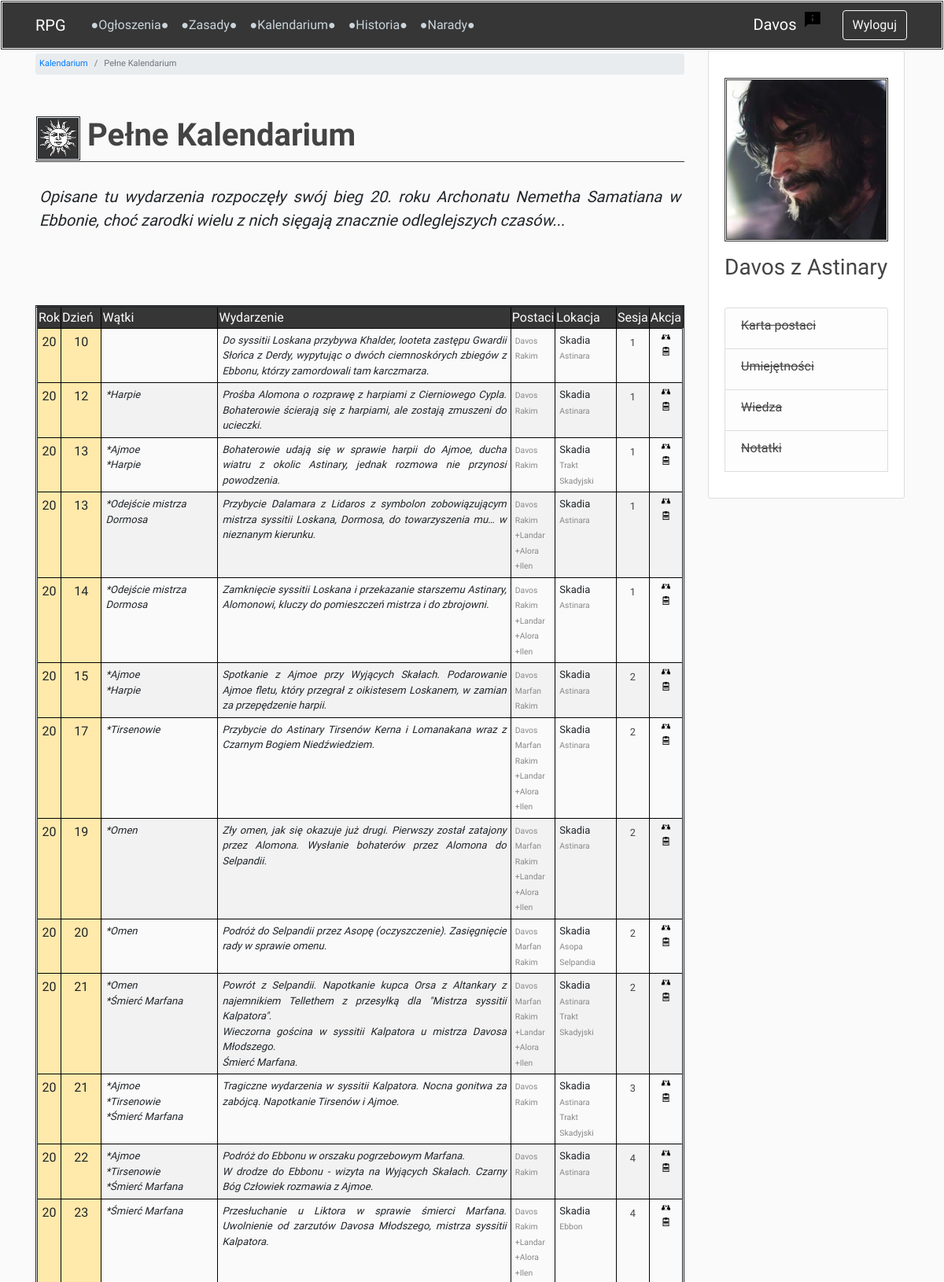
The app's page /timeline/timeline-events/ (signed in, upper part) with its own data.
### users/models.py (models this page shows, shortened)
class Profile(models.Model):
    user = models.OneToOneField(User, on_delete=models.CASCADE)
    image = models.ImageField(default='profile_pics/default_profile.jpg', upload_to='profile_pics')
    character_name = models.CharField(max_length=50, default='')
    character_status = models.CharField(max_length=20, choices=STATUS, default='npc')
    class Meta:
        ordering = ['character_status', 'character_name']

### timeline/models.py (models this page shows, shortened)
class Event(models.Model):
    game_no = models.ForeignKey(GameSession, related_name='events', blank=True, null=True, on_delete=models.PROTECT)
    year = models.IntegerField()
    season = models.CharField(max_length=10, choices=SEASONS)
    day_start = models.PositiveSmallIntegerField(validators=[MinValueValidator(1), MaxValueValidator(90)])
    day_end = models.PositiveSmallIntegerField(blank=True, null=True,
                                               validators=[MinValueValidator(1), MaxValueValidator(90)])
    threads = models.ManyToManyField(Thread, related_name='events', blank=True)
    description = models.TextField(max_length=4000)
    participants = models.ManyToManyField(Profile,
                                          related_name='events_participated',
                                          limit_choices_to=
                                          Q(character_status='active_player') |
                                          Q(character_status='inactive_player') |
                                          Q(character_status='dead_player'),
                                          blank=True)
    informed = models.ManyToManyField(Profile,
                                      related_name='events_informed',
                                      limit_choices_to=
                                      Q(character_status='active_player') |
                                      Q(character_status='inactive_player'),
                                      blank=True)
    general_location = models.ForeignKey(GeneralLocation, null=True, on_delete=models.SET_NULL)
    specific_locations = models.ManyToManyField(SpecificLocation, related_name='events')
    class Meta:
        ordering = ['year', 'season', 'day_start', 'day_end', 'description', 'game_no']

class GeneralLocation(models.Model):
    name = models.CharField(max_length=100)
    def __str__(self):
        return self.name
    class Meta:
        ordering = ['name']

class SpecificLocation(models.Model):
    name = models.CharField(max_length=100)
    general_location = models.ForeignKey(GeneralLocation, related_name='specific_locations', on_delete=models.PROTECT)
    def __str__(self):
        return self.name
    class Meta:
        ordering = ['name']

class GameSession(models.Model):
    game_no = models.IntegerField(null=True)
    title = models.CharField(max_length=200, blank=True, null=True)
    date = models.DateField(blank=True, null=True)
    class Meta:
        ordering = ['game_no']

class Thread(models.Model):
    name = models.CharField(max_length=200)
    def __str__(self):
        return self.name
    class Meta:
        ordering = ['name']

### timeline/views.py (the view)
# urls.py: path('timeline-events/', timeline_events_view, name='timeline-events'),
@login_required
def timeline_events_view(request):
    if request.user.profile in Profile.objects.filter(character_status='gm'):
        queryset = Event.objects.all()
    else:
        participated_qs = Profile.objects.get(user=request.user).events_participated.all()
        informed_qs = Profile.objects.get(user=request.user).events_informed.all()
        queryset = (participated_qs | informed_qs).distinct()
    context = {
        'page_title': 'Pełne Kalendarium',
        'header': 'Opisane tu wydarzenia rozpoczęły swój bieg 20. roku Archonatu Nemetha Samatiana w Ebbonie, '
                  'choć zarodki wielu z nich sięgają znacznie odleglejszych czasów...',
        'queryset': queryset,
        'seasons_with_styles_dict': SEASONS_WITH_STYLES_DICT,
    }
    return render(request, 'timeline/timeline_events.html', context)

### forum/templatetags/custom_filters.py (called while the page is built)
@register.filter
def dict_lookup(dict_, index):
    if index in dict_:
        return dict_[index]
    return ''

@register.filter
def get_first_word(text):
    return text.split(' ', 1)[0]

### timeline/templates/timeline/timeline_events.html (shortened to what this page needs)
{% extends 'base.html' %}
{% load custom_filters %}
{% load static %}
{% block breadcrumb %}
    <li class="breadcrumb-item"><a href="{% url 'timeline-main' %}">Kalendarium</a></li>
    <li class="breadcrumb-item active">{{ page_title }}</li>
{% endblock breadcrumb %}
{% block content %}
    <br>
    <p>{{ header }}</p>
    <br><br><br>
    <table class="timeline" data-search="true" data-toggle="table">
        <colgroup>
            <col class="year">
            <col class="day">
            <col class="thread">
            <col class="description">
            <col class="participants">
            <col class="locations">
            <col class="game">
            <col class="actions">
        </colgroup>
        <thead>
            <tr>
                <th>Rok</th>
                <th>Dzień</th>
                <th>Wątki</th>
                <th>Wydarzenie</th>
                <th>Postaci</th>
                <th>Lokacja</th>
                <th>Sesja</th>
                <th>Akcja</th>
            </tr>
        </thead>
        <tbody>
        {% for event in queryset %}
            <tr>
                <td class="center align-top {{ seasons_with_styles_dict|dict_lookup:event.season }}">
                    <a class="hover-pointer">{{ event.year }}</a>
                </td>
                <td class="center align-top {{ seasons_with_styles_dict|dict_lookup:event.season }}">
                    {% if event.day_end %}
                        {{ event.day_start }}-{{ event.day_end }}
                    {% else %}
                        {{ event.day_start }}
                    {% endif %}
                </td>
                <td class="timeline-event align-top">
                    {% for thread in event.threads.all %}
                        <a class="hover-pointer">*{{ thread }}</a><br>
                    {% endfor %}
                </td>
                <td class="timeline-event justify align-top">
                    {{ event.description|linebreaksbr }}
                </td>
                <td class="timeline-small align-top">
                    {% for profile in event.participants.all %}
                        <a class="hover-pointer"><small>{{ profile.character_name|get_first_word }}</small></a><br>
                    {% endfor %}
                    {% for profile in event.informed.all %}
                        <a class="hover-pointer"><small>+{{ profile.character_name|get_first_word }}</small></a><br>
                    {% endfor %}
                </td>
                <td class="timeline-small align-top">
                    <a class="hover-pointer">{{ event.general_location }}</a><br>
                    {% for location in event.specific_locations.all %}
                        <a class="hover-pointer"><small>{{ location }}</small></a><br>
                    {% endfor %}
                </td>
                <td class="center align-top unblue">
                    {% if event.game_no.game_no > 0 %}
                        <small><a href="{% url 'chronicles-one-chapter' event.game_no.id %}">{{ event.game_no.game_no }}</a></small>
                    {% else %}
                        <small><a href="{% url 'chronicles-one-chapter' event.game_no.id %}">0</a></small>
                    {% endif %}
                </td>
                <td class="align-top">
                    <h6><a href="{% url 'add-informed' event.id %}"><img src="{% static 'img/inform.png' %}" class="small-img"></a></h6>
                    <h6><a href="{% url 'event-note' event.id %}"><img src="{% static 'img/note.png' %}" class="small-img"></a></h6>
                </td>
            </tr>
        {% endfor %}
        </tbody>
    </table>
    <br>
{% endblock content %}

### templates/navbar.html (shortened to what this page needs)
{% load custom_filters %}
{% load static %}
<header class="site-header">
    <nav class="navbar navbar-expand-md navbar-dark bg-navbar fixed-top">
        <div class="container">
            <span class="navbar-brand mr-4">RPG</span>
            <div class="collapse navbar-collapse" id="navbarSupportedContent">
                <div class="navbar-nav mr-auto">
                    <a class="nav-item nav-link " href="{% url 'news-list' %}">●Ogłoszenia●</a>
                    <a class="nav-item nav-link" href="{% url 'rules-main' %}">●Zasady●</a>
                    <a class="nav-item nav-link" href="{% url 'timeline-main' %}">●Kalendarium●</a>
                    <a class="nav-item nav-link" href="{% url 'chronicles-chapters' %}">●Historia●</a>
                    <a class="nav-item nav-link" href="{% url 'forum' %}">●Narady●</a>
                </div>
                <div class="navbar-nav">
                    {% if user.is_authenticated %}
                        {% if user.profile.character_name != '' %}
                            <a class="navbar-brand mr-2" href="/users/profile">{{ user.profile.character_name|get_first_word }}</a>
                            <a href="{% url 'report' %}"><img src="{% static 'img/report.png' %}" class="mr-4"></a>
                        {% else %}
                            <a class="navbar-brand mr-2" href="/users/profile">Uzupełnij profil</a>
                        {% endif %}
                        <a class="btn btn-outline-light btn-space" href="{% url 'logout' %}">Wyloguj</a>
                    {% else %}
                        <a class="btn btn-outline-light btn-space" href="{% url 'register' %}">Nowa postać</a>
                    {% endif %}
                </div>
            </div>
        </div>
    </nav>
</header>

### templates/sidebar.html (shortened to what this page needs)
{% if user.is_authenticated %}
<div class="col-md-3">
    <div class="content-section-sidebar">
        <br>
        <img class="account-img-sidebar border-double" src="{{ user.profile.image.url }}">
        <h3>{{ user.profile.character_name }}</h3>
        <p class='text-muted'></p>
        <ul class="list-group hover-pointer">
            <li class="list-group-item list-group-item-light" data-toggle="collapse" data-target="#character_sheet"><h6><strike>Karta postaci</strike></h6></li>
            <li class="list-group-item list-group-item-light" data-toggle="collapse" data-target="#skills"><h6><strike>Umiejętności</strike></h6></li>
            <li class="list-group-item list-group-item-light" data-toggle="collapse" data-target="#knowledge"><h6><strike>Wiedza</strike></h6></li>
            <li class="list-group-item list-group-item-light" data-toggle="collapse" data-target="#notes"><h6><strike>Notatki</strike></h6></li>
        </ul>
        <br>
    </div>
</div>
{% endif %}

### static/css/main.css (style rules this page uses)
body { background: #fafafa; margin-top: 4rem; }
h1, h2, h3, h4, h5, h6 { color: #444444; }
.bg-navbar { background-color: #363636; }
.site-header .navbar-nav .nav-link { color: #cbd5db; }
nav.navbar { border: double; border-color: white; }
.content-section-sidebar { width: 250px; background: #ffffff; padding: 10px 20px; border: 1px solid #dddddd; border-radius: 3px; margin-bottom: 20px; color: #363636; }
.account-img-sidebar { display: block; height: auto; width: 100%; margin-right: 20px; margin-bottom: 16px; }
* { font-family: 'IM Fell Great Primer', serif; }
.border-double { border-style: double; }
.btn-space { margin: 2px; }
.justify { text-align: justify; }
.posts-and-news td, p { font-size: 20px; font-style: italic; vertical-align: top; padding: 5px; text-align: justify; }
small { color: #888; }
.forum tr:nth-child(even), .timeline tr:nth-child(even), .create-event tr:nth-child(even) { background-color: #f2f2f2; }
.unblue a { color: #444444; }
.timeline .year { %; }
.timeline .day { width: %; }
.timeline .thread { width: 18%; }
.timeline .description { width: %; }
.timeline .participants { width: 5%; }
.timeline .locations { width: %; }
.timeline .game { width: %; }
.timeline .actions { width: 5%; }
.small-img { display: block; height: auto; margin-left: auto; margin-right: auto; text-align: center; }
.timeline .small-img { width: 35%; }
table.timeline { border: double; }
.timeline-event { font-style: italic; font-size: 13px; }
.timeline-small { font-size: 13px; }
.timeline thead { background-color: #363636; color: #ffffff; }
.timeline th { border: 1px solid black; font-weight: normal; }
.timeline td { border: 1px solid black; padding: 5px; }
td.center { text-align: center; }
td img { display: block; margin-left: auto; margin-right: auto; }
td.season-summer { background-color: #ffe9ab }

### records on screen
Event: year "20", day_start "10", description "Do syssitii Loskana przybywa Khalder, looteta zastępu Gwardii Słońca z Derdy, wypytując o dwóch ciemnoskórych zbiegów z Ebbonu, którzy zamordowali tam karczmarza.", general_location "Skadia", game_no.game_no "1"
Profile: character_name|get_first_word "Davos"
Profile: character_name|get_first_word "Rakim"
SpecificLocation: name "Astinara"
Event: year "20", day_start "12", description "Prośba Alomona o rozprawę z harpiami z Cierniowego Cypla. Bohaterowie ścierają się z harpiami, ale zostają zmuszeni do ucieczki.", general_location "Skadia", game_no.game_no "1"
Thread: name "Harpie"
Event: year "20", day_start "13", description "Bohaterowie udają się w sprawie harpii do Ajmoe, ducha wiatru z okolic Astinary, jednak rozmowa nie przynosi powodzenia.", general_location "Skadia", game_no.game_no "1"
Thread: name "Ajmoe"
SpecificLocation: name "Trakt Skadyjski"
Event: year "20", day_start "13", description "Przybycie Dalamara z Lidaros z symbolon zobowiązującym mistrza syssitii Loskana, Dormosa, do towarzyszenia mu… w nieznanym kierunku.", general_location "Skadia", game_no.game_no "1"
Thread: name "Odejście mistrza Dormosa"
Profile: character_name|get_first_word "Landar"
Profile: character_name|get_first_word "Alora"
Profile: character_name|get_first_word "Ilen"
Event: year "20", day_start "14", description "Zamknięcie syssitii Loskana i przekazanie starszemu Astinary, Alomonowi, kluczy do pomieszczeń mistrza i do zbrojowni.", general_location "Skadia", game_no.game_no "1"
Event: year "20", day_start "15", description "Spotkanie z Ajmoe przy Wyjących Skałach. Podarowanie Ajmoe fletu, który przegrał z oikistesem Loskanem, w zamian za przepędzenie harpii.", general_location "Skadia", game_no.game_no "2"
Profile: character_name|get_first_word "Marfan"
Event: year "20", day_start "17", description "Przybycie do Astinary Tirsenów Kerna i Lomanakana wraz z Czarnym Bogiem Niedźwiedziem.", general_location "Skadia", game_no.game_no "2"
Thread: name "Tirsenowie"
Event: year "20", day_start "19", description "Zły omen, jak się okazuje już drugi. Pierwszy został zatajony przez Alomona. Wysłanie bohaterów przez Alomona do Selpandii.", general_location "Skadia", game_no.game_no "2"
Thread: name "Omen"
Event: year "20", day_start "20", description "Podróż do Selpandii przez Asopę (oczyszczenie). Zasięgnięcie rady w sprawie omenu.", general_location "Skadia", game_no.game_no "2"
SpecificLocation: name "Asopa"
SpecificLocation: name "Selpandia"
Event: year "20", day_start "21", description "Powrót z Selpandii. Napotkanie kupca Orsa z Altankary z najemnikiem Tellethem z przesyłką dla \"Mistrza syssitii Kalpatora\". Wieczorna gościna w syssitii Kalpatora u mistrza Davosa Młodszego. Śmierć Marfana.", general_location "Skadia", game_no.game_no "2"
Thread: name "Śmierć Marfana"
Event: year "20", day_start "21", description "Tragiczne wydarzenia w syssitii Kalpatora. Nocna gonitwa za zabójcą. Napotkanie Tirsenów i Ajmoe.", general_location "Skadia", game_no.game_no "3"
Event: year "20", day_start "22", description "Podróż do Ebbonu w orszaku pogrzebowym Marfana. W drodze do Ebbonu - wizyta na Wyjących Skałach. Czarny Bóg Człowiek rozmawia z Ajmoe.", general_location "Skadia", game_no.game_no "4"
Event: year "20", day_start "23", description "Przesłuchanie u Liktora w sprawie śmierci Marfana. Uwolnienie od zarzutów Davosa Młodszego, mistrza syssitii Kalpatora.", general_location "Skadia", game_no.game_no "4"
SpecificLocation: name "Ebbon"

### other values on screen
{{ user.profile.character_name|get_first_word }} "Davos"
{{ page_title }} "Pełne Kalendarium"
{{ page_title|linebreaksbr }} "Pełne Kalendarium"
{{ header }} "Opisane tu wydarzenia rozpoczęły swój bieg 20. roku Archonatu Nemetha Samatiana w Ebbonie, choć zarodki wielu z nich sięgają znacznie odleglejszych czasów..."
{{ user.profile.character_name }} "Davos z Astinary"
